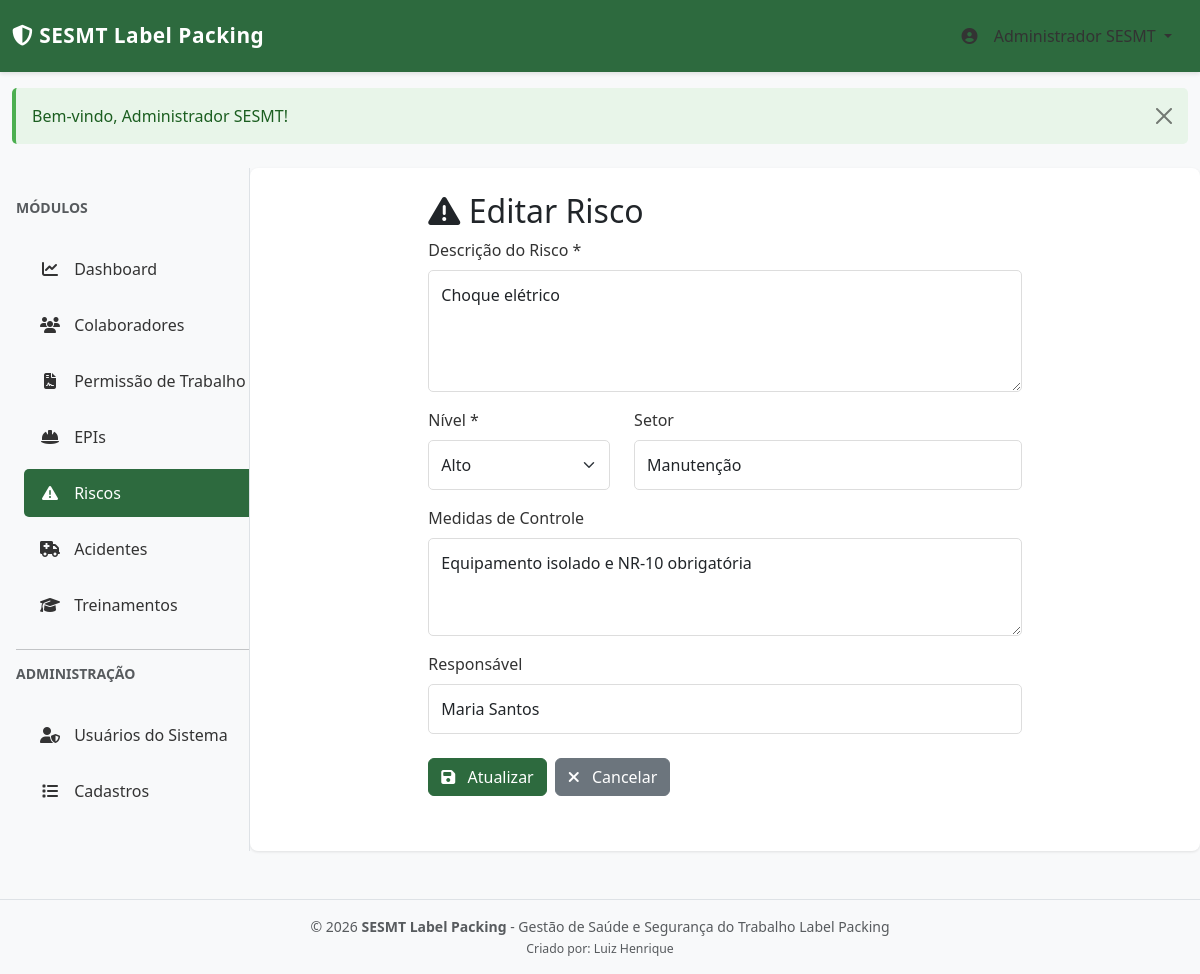
The app's page /index.php?page=risks&action=edit&id=2 (signed in) with its own data.
### tables this page shows
CREATE TABLE IF NOT EXISTS risks (
    id INT PRIMARY KEY AUTO_INCREMENT,
    description TEXT NOT NULL,
    level ENUM('baixo', 'medio', 'alto') NOT NULL,
    department VARCHAR(255),
    control_measures TEXT,
    responsible_person VARCHAR(255),
    created_at TIMESTAMP DEFAULT CURRENT_TIMESTAMP,
    updated_at TIMESTAMP DEFAULT CURRENT_TIMESTAMP ON UPDATE CURRENT_TIMESTAMP,
    INDEX idx_level (level),
    INDEX idx_department (department)
);

### config/database.php (called while the page is built, shortened)
<?php
class Database {
    private static $instance = null;
    private $connection;
    private $host = 'localhost';
    private $db_name = 'sesmt_db';
    private $db_user = 'root';
    private $db_pass = '';
    private $charset = 'utf8mb4';
    private function connect() {
        try {
            $this->connection = new mysqli(
                $this->host,
                $this->db_user,
                $this->db_pass,
                $this->db_name
            );
            $this->connection->set_charset($this->charset);
        } catch (Exception $e) {
            die("Erro de conexão: " . $e->getMessage() .
                "<br><br>Verifique se o MySQL está rodando e se o banco 'sesmt_db' foi criado.<br>" .
                "Importe o arquivo database.sql via phpMyAdmin.");
        }
    }
    public static function getInstance() {
        if (self::$instance === null) {
            self::$instance = new self();
        }
        return self::$instance;
    }
    public function execute($query, $params = [], $types = '') {
        $stmt = $this->connection->prepare($query);
        if (!empty($params)) {
            $stmt->bind_param($types, ...$params);
        }
        if (!$stmt->execute()) {
            throw new Exception("Erro ao executar query: " . $stmt->error);
        }
        return $stmt;
    }
    public function fetchOne($query, $params = [], $types = '') {
        $stmt = $this->execute($query, $params, $types);
        $result = $stmt->get_result();
        $data = $result->fetch_assoc();
        return $data;
    }
}
?>

### models/Risk.php (called while the page is built, shortened)
<?php
class Risk {
    public function findById($id) {
        $query = "SELECT * FROM risks WHERE id = ? LIMIT 1";
        return Database::getInstance()->fetchOne($query, [$id], 'i');
    }
}
?>

### config/constants.php (called while the page is built, shortened)
<?php
$RISK_LEVELS = [
    'baixo' => 'Baixo',
    'medio' => 'Médio',
    'alto' => 'Alto'
];
?>

### views/risks/form.php (the view, shortened to what this page needs)
<?php
global $RISK_LEVELS;
$isEdit = isset($risk) && $risk;
$title = $isEdit ? 'Editar Risco' : 'Novo Risco';
$submitText = $isEdit ? 'Atualizar' : 'Criar';
$formAction = $isEdit ? 'update' : 'store';
?>
<div class="row">
    <div class="col-md-8 offset-md-2">
        <h2><i class="fas fa-exclamation-triangle"></i> <?php echo $title; ?></h2>
        <form method="POST" action="<?php echo APP_URL; ?>/index.php?page=risks&action=<?php echo $formAction; ?>">
            <div class="mb-3">
                <label for="description" class="form-label">Descrição do Risco *</label>
                <textarea class="form-control" id="description" name="description" required rows="4"><?php echo htmlspecialchars($risk['description'] ?? ''); ?></textarea>
            </div>
            <div class="row">
                <div class="col-md-4 mb-3">
                    <label for="level" class="form-label">Nível *</label>
                    <select class="form-select" id="level" name="level" required>
                        <?php foreach ($RISK_LEVELS as $key => $name): ?>
                            <option value="<?php echo $key; ?>" <?php echo (isset($risk['level']) && $risk['level'] === $key) ? 'selected' : ''; ?>>
                                <?php echo htmlspecialchars($name); ?>
                            </option>
                        <?php endforeach; ?>
                    </select>
                </div>
                <div class="col-md-8 mb-3">
                    <label for="department" class="form-label">Setor</label>
                    <input type="text" class="form-control" id="department" name="department"
                           value="<?php echo htmlspecialchars($risk['department'] ?? ''); ?>">
                </div>
            </div>
            <div class="mb-3">
                <label for="control_measures" class="form-label">Medidas de Controle</label>
                <textarea class="form-control" id="control_measures" name="control_measures" rows="3"><?php echo htmlspecialchars($risk['control_measures'] ?? ''); ?></textarea>
            </div>
            <div class="mb-3">
                <label for="responsible_person" class="form-label">Responsável</label>
                <input type="text" class="form-control" id="responsible_person" name="responsible_person"
                       value="<?php echo htmlspecialchars($risk['responsible_person'] ?? ''); ?>">
            </div>
            <div class="d-flex gap-2 mt-4">
                <button type="submit" class="btn btn-primary" id="submitBtn">
                    <i class="fas fa-save"></i> <?php echo $submitText; ?>
                </button>
                <a href="<?php echo APP_URL; ?>/index.php?page=risks" class="btn btn-secondary">
                    <i class="fas fa-times"></i> Cancelar
                </a>
            </div>
        </form>
    </div>
</div>

### assets/css/style.css (style rules this page uses)
:root { --sesmt-green: #2d6a3e; --sesmt-red: #d32f2f; --sesmt-yellow: #f57c00; --sesmt-light: #f5f5f5; --sesmt-dark: #1a1a1a; }
body { background-color: #f8f9fa; font-family: 'Segoe UI', Tahoma, Geneva, Verdana, sans-serif; }
.btn-primary { background-color: var(--sesmt-green); border-color: var(--sesmt-green); }
.btn i { margin-right: 0.5rem; }
.form-control, .form-select { border-radius: 5px; border: 1px solid #ddd; padding: 0.75rem; }
.form-label { font-weight: 500; color: #333; margin-bottom: 0.5rem; }

### views/layouts/header.php (style rules this page uses)
:root { --sesmt-green: #2d6a3e; --sesmt-red: #d32f2f; --sesmt-light: #f5f5f5; }

### records on screen
risks: description "Choque elétrico", level "Alto", department "Manutenção", control_measures "Equipamento isolado e NR-10 obrigatória", responsible_person "Maria Santos"

### other values on screen
APP_NAME "SESMT Label Packing"
$user['name'] "Administrador SESMT"
$title "Editar Risco"
$submitText "Atualizar"
APP_CREATOR "Luiz Henrique"
